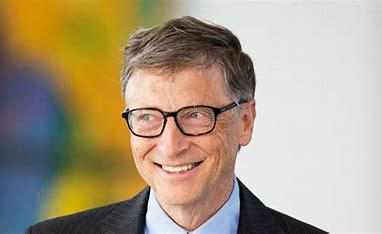
#> input picture Resources/Bill Gates/1.jfif, 382 x 234 px, found by its file name; its folder holds only this picture in this run
$ python face_train.py
#> lines starting #> are read from the running program, lines starting #| are printed output that depends on the picture
import os
import cv2 as cv
import numpy as np
from matplotlib import pyplot as plt

people = []
path = "D:\OPEN CV\Face Detect and Regconize\Resources"
for i in os.listdir(path):
    people.append(i)
#> pass 2 of the loop `for i in os.listdir(path):`:
# print(people)


haar_cascade = cv.CascadeClassifier('D:\OPEN CV\Face Detect and Regconize\haar_face.xml')

features = []
labels = []

def create_train():
    for person in people:
        p_path = os.path.join(path, person)
        label = people.index(person)
        # print(label)
        for img in os.listdir(p_path):
            img_path = os.path.join(p_path,img)

            img_array = cv.imread(img_path)
#> img_array is the input picture: shape (234, 382, 3); mean B, G, R 133.5, 157.2, 171.6
            gray = cv.cvtColor(img_array, cv.COLOR_BGR2GRAY)
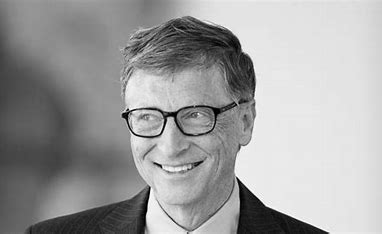
#> gray: shape (234, 382); min 0, max 255, mean 158.7
            # cv.imshow(str(img_path),img_array)
            faces_rect = haar_cascade.detectMultiScale(gray, scaleFactor=1.1, minNeighbors=4)
#> faces_rect = [[116, 69, 131, 131]]

            for (x,y,w,h) in faces_rect:
                face_roi = gray[y:y+h, x:x+w]
                features.append(face_roi)
                labels.append(label)
#> this loop made 1 pass
#> pass 1, in create_train, `face_roi = gray[y:y+h, x:x+w]`:
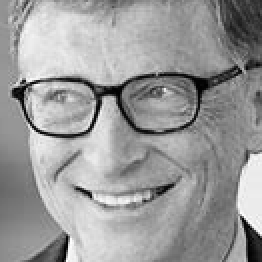
#> face_roi: shape (131, 131) (shown 2 times larger); min 0, max 255, mean 154.2
#> after the loop, features = 1 item; labels = [0]
#> pass 2 of the loop in create_train, `for person in people:`:
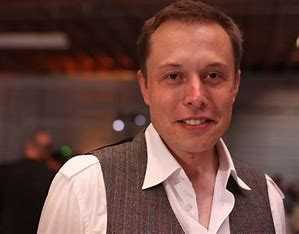
#> input picture Resources/Elon Musk/1.jfif, 299 x 234 px, found by its file name
#> in create_train, img_array is the input picture: shape (234, 299, 3); mean B, G, R 64.8, 71.6, 106.5
#> in create_train, `gray = cv.cvtColor(img_array, cv.COLOR_BGR2GRAY)`:
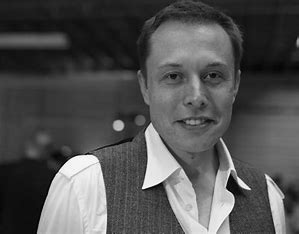
#> gray: shape (234, 299); min 2, max 253, mean 81.3
#> faces_rect = [[136, 30, 118, 118]]
#> the loop in create_train, `for (x,y,w,h) in faces_rect:` made 1 pass
#> pass 1, in create_train, `face_roi = gray[y:y+h, x:x+w]`:
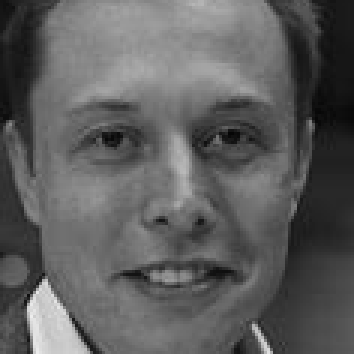
#> face_roi: shape (118, 118) (shown 3 times larger); min 6, max 237, mean 93.6
#> after the loop in create_train, `for (x,y,w,h) in faces_rect:`: features = 2 items; labels = [0, 1]

create_train()
print('Training done')

features = np.array(features, dtype='object')
labels = np.array(labels)

face_regconizer = cv.face.LBPHFaceRecognizer.create()

# Train regconizer on features and labels list
face_regconizer.train(features,labels)

face_regconizer.save('face_trained.yml')
np.save('features.npy', features)
np.save('labels.npy', labels)


cv.waitKey(0)
